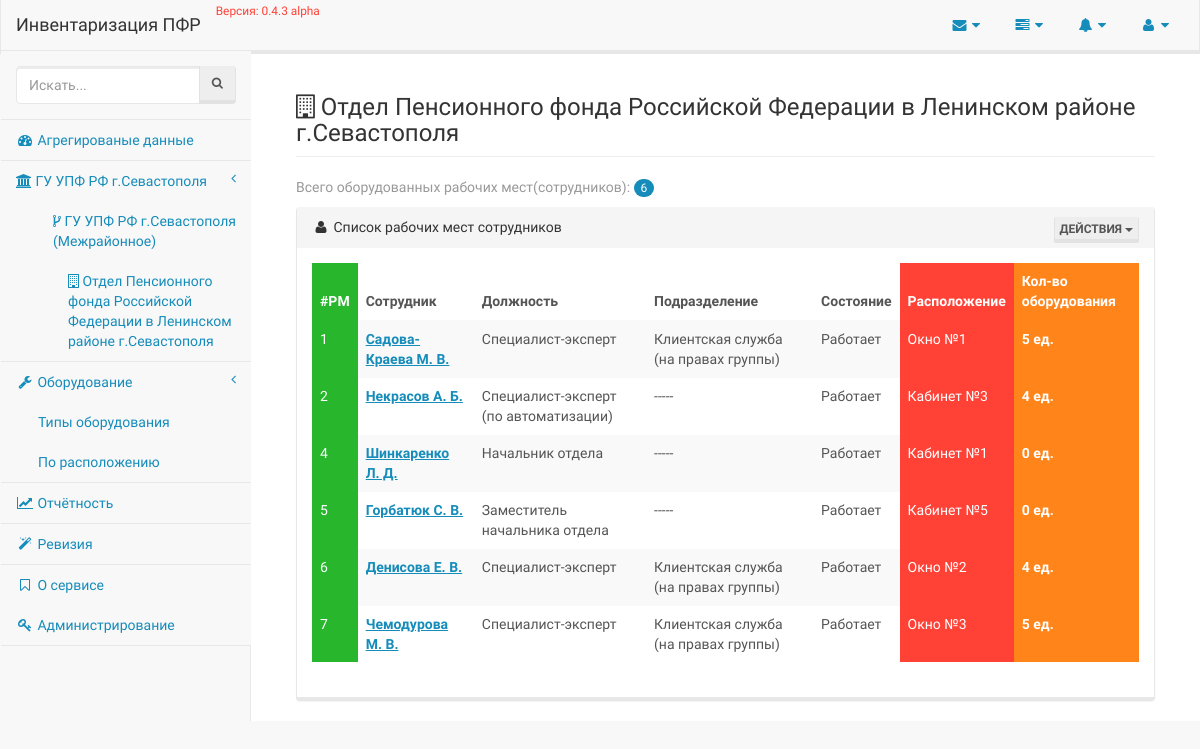
Screenshot of /enterprise/3/employees/ with the database file from the repository.
### employee/models/organisation.py (models this page shows, shortened)
class Organisation(models.Model):
    title = models.CharField(_('Наименование'), max_length=80, unique=True, db_index=True)
    short_title = models.CharField(_('Краткое наименование'), max_length=40, unique=True, null=True, blank=True)
    parent = models.ForeignKey('self', related_name='subordinates', default=0, blank=True, null=True, verbose_name='В подчинении')
    @staticmethod
    def all():
        return Organisation.objects.all()
    @staticmethod
    def get(pk):
        return Organisation.objects.get(pk=pk)
    class Meta:
        verbose_name = _('Организация')
        verbose_name_plural = _('Организации')
        app_label = 'employee'

### employee/models/employee.py (models this page shows, shortened)
class Employee(models.Model):
    STATES = [
        [True, _('Работает')],
        [False, _('Уволен')]
    ]
    POSITIONS = [
        [1, _('Специалист-эксперт')],
        [2, _('Ведущий специалист-эксперт')],
        [3, _('Главный специалист-эксперт')],
        [4, _('Старший инспектор')],
        [5, _('Специалист-эксперт (по автоматизации)')],
        [6, _('Руководитель группы')],
        [7, _('Заместитель начальника отдела')],
        [8, _('Начальник отдела')],
        [9, _('Ведущий специалист-эксперт (юрисконсульт)')],
        [10, _('Руководитель клиентской службы')],
        [11, _('Архивариус')],
    ]
    surname = models.CharField(_('Фамилия'), max_length=50, db_index=True)
    firstname = models.CharField(_('Имя'), max_length=25)
    middlename = models.CharField(_('Отчество'), max_length=25)
    organisation = models.ForeignKey(Organisation, verbose_name='Сотрудник организации')
    department = models.ForeignKey(Department, verbose_name='Подразделение', blank=True, null=True)
    phone = models.CharField(_('Телефон'), max_length=25, blank=True, null=True)
    location = models.ForeignKey(Location, verbose_name='Месторасположение', blank=True, null=True)
    updated_at = models.DateTimeField(_('Дата последнего изменения'), auto_now=True)
    created_at = models.DateTimeField(_('Дата создания'), auto_now_add=True)
    state = models.BooleanField(_('Состояние'), choices=STATES, default=True)
    position = models.IntegerField(_('Должность'), choices=POSITIONS, default=1)
    def short_full_name(self):
        return '%s %s. %s.' % (self.surname, self.firstname[:1], self.middlename[:1])
    @staticmethod
    def all():
        return Employee.objects.select_related('organisation', 'department', 'location').all()
    class Meta:
        verbose_name = _('Сотрудник')
        verbose_name_plural = _('Сотрудники')
        ordering = ['id']
        app_label = 'employee'

### employee/models/departments.py (models this page shows, shortened)
class Department(models.Model):
    title = models.CharField(_('Наименование'), max_length=100, unique=True, db_index=True)
    organisation = models.ForeignKey(Organisation, verbose_name='Подразделение относится к')
    class Meta:
        verbose_name = _('Подразделение')
        verbose_name_plural = _('Подразделения')
        app_label = 'employee'

### employee/models/location.py (models this page shows, shortened)
class Location(models.Model):
    emplacement = models.CharField(_('Расположение'), max_length=50, db_index=True, unique=True)
    organisation = models.ForeignKey(Organisation, verbose_name='Находится в организации')
    is_active = models.BooleanField(_('Активно?'), default=True)
    annotation = LocationAnnotations()
    objects = models.Manager()
    class Meta:
        verbose_name = _('Месторасположение')
        verbose_name_plural = _('Месторасположения')
        app_label = 'employee'

### employee/views.py (the view, shortened to what this page needs)
# urls.py: url(r'^(?P<pk>\d+)/employees/$', EmployeesView.as_view(), name='list'),
class EmployeesView(TemplateView):
    template_name = 'employee/list.html'
    page_title = 'Рабочие места'
    collection = None
    organisation = None
    organisation_employees = None
    def dispatch(self, request, *args, **kwargs):
        if kwargs.get('pk'):
            self.collection = Employee.all().filter(organisation=kwargs['pk'])
            self.organisation = Organisation.get(kwargs['pk'])
        else:
            self.collection = Employee.all()
            self.organisation = Organisation.get(0)
        self.organisation_employees = self.organisation.employee_set.count()
        return super(EmployeesView, self).dispatch(request, *args)
    def get(self, request, *args, **kwargs):
        if 'xls' in request.GET:
            return self._export_to_xls()
        return super(EmployeesView, self).get(request, *args, **kwargs)
    def employees(self):
        return self.collection.annotate(equipments_count=Count('equipment'))

### employee/templatetags/organisations_menu.py (called while the page is built)
@register.inclusion_tag('partials/organisations_menu.html')
def organisations_menu():
    menu = Organisation.all().filter(parent=None)
    return {'menu': menu}

### events/templatetags/events.py (called while the page is built)
@register.inclusion_tag('partials/_events.html')
def events():
    logs = LogEntry.objects.select_related('content_type').all().order_by('-action_time')[:10]
    return {'events': logs}

### inventory/__init__.py (called while the page is built)
def appname(request):
    return {'appname': __appname__}

def app_version(request):
    return {'app_version': __version__}

### employee/templates/employee/list.html (shortened to what this page needs)
{% extends 'layouts/application.html' %}
{% block content %}
    <div class="container-fluid">
        <h3 class="page-header">
            <i class="fa fa-building-o" aria-hidden="true"></i>
            {{ view.organisation.title }}
        </h3>
        <p class="text-muted">
            Всего оборудованных рабочих мест(сотрудников):
            <span class="badge">{{ view.organisation_employees }}</span>
        </p>
        {% include 'employee/partials/_list.html' %}
    </div>
{% endblock %}

### templates/partials/organisations_menu.html
{% for item in menu %}
    <li>
        <a href="{% url 'employee:list' pk=item.pk %}">
            <span class="fa fa-institution"> </span>
            {{ item.title }}
            <span class="fa arrow"></span>
        </a>
            <ul class="nav nav-third-level">
                {% for subordinate in item.subordinates.all %}
                    <li>
                        <a href="{% url 'employee:list' pk=subordinate.pk %}">
                            <span class="fa fa-code-fork"> </span>
                            {{ subordinate.title }}
                        </a>
                            <ul class="nav nav-fourth-level">
                                {% for sub in subordinate.subordinates.all %}
                                    <li>
                                        <a href="{% url 'employee:list' pk=sub.pk %}">
                                            <span class="fa fa-building-o"> </span>
                                            {{ sub.title }}
                                        </a>
                                    </li>
                                {% endfor %}
                            </ul>
                    </li>
                {% endfor %}
            </ul>
    </li>
{% endfor %}

### employee/templates/employee/partials/_list.html (shortened to what this page needs)
<div class="panel panel-default">
    <div class="panel-heading">
        <i class="fa fa-user fa-fw"></i> Список рабочих мест сотрудников
        <div class="pull-right">
            <div class="btn-group">
                <button type="button" class="btn btn-default btn-xs dropdown-toggle" data-toggle="dropdown">
                    Действия
                    <span class="caret"></span>
                </button>
            </div>
        </div>
    </div>
    <div class="panel-body">
        <div class="row">
            <div class="col-lg-12">
                <div class="table-responsive">
                    <table class="table table-hover table-striped">
                        <thead>
                            <tr>
                                <th class="success">#РМ</th>
                                <th><b>Сотрудник</b></th>
                                <th>Должность</th>
                                <th>Подразделение</th>
                                <th>Состояние</th>
                                <th class="danger">Расположение</th>
                                <th class="warning">Кол-во оборудования</th>
                            </tr>
                        </thead>
                        <tbody>
                            {% for employee in view.employees %}
                                <tr>
                                    <td class="success">
                                        {{ employee.id }}
                                    </td>
                                    <td>
                                        <a href="{% url 'employee:detail' employee_pk=employee.id %}">
                                            <b>{{ employee.short_full_name }}</b>
                                        </a>
                                    </td>
                                    <td>{{ employee.get_position_display }}</td>
                                    <td>{{ employee.department.title|default:'-----' }}</td>
                                    <td>{{ employee.get_state_display }}</td>
                                    <td class="danger">
                                        {{ employee.location.emplacement }}
                                    </td>
                                    <td class="warning">
                                        <b>{{ employee.equipments_count }} ед.</b>
                                    </td>
                                </tr>
                            {% empty %}
                                <td colspan="7">
                                    <p class="text-center text-danger">Данные будут доступны в стабильном релизе!</p>
                                </td>
                            {% endfor %}
                        </tbody>
                    </table>
                </div>
            </div>
        </div>
    </div>
</div>

### rows the page displays
Organisation: title "ГУ УПФ РФ г.Севастополя"
Organisation: title "ГУ УПФ РФ г.Севастополя (Межрайонное)"
Organisation: title "Отдел Пенсионного фонда Российской Федерации в Ленинском районе г.Севастополя", organisation "Отдел Пенсионного фонда Российской Федерации в Ленинском районе г.Севастополя"
Employee: id "1", short_full_name "Садова-Краева М. В.", position "Специалист-эксперт", department "Клиентская служба (на правах группы)", state "Работает", location.emplacement "Окно №1", equipments_count "5"
Employee: id "2", short_full_name "Некрасов А. Б.", position "Специалист-эксперт (по автоматизации)", department "-----", state "Работает", location.emplacement "Кабинет №3", equipments_count "4"
Employee: id "4", short_full_name "Шинкаренко Л. Д.", position "Начальник отдела", department "-----", state "Работает", location.emplacement "Кабинет №1", equipments_count "0"
Employee: id "5", short_full_name "Горбатюк С. В.", position "Заместитель начальника отдела", department "-----", state "Работает", location.emplacement "Кабинет №5", equipments_count "0"
Employee: id "6", short_full_name "Денисова Е. В.", position "Специалист-эксперт", department "Клиентская служба (на правах группы)", state "Работает", location.emplacement "Окно №2", equipments_count "4"
Employee: id "7", short_full_name "Чемодурова М. В.", position "Специалист-эксперт", department "Клиентская служба (на правах группы)", state "Работает", location.emplacement "Окно №3", equipments_count "5"

### other values shown
{{ appname }} "Инвентаризация ПФР"
{{ app_version }} "0.4.3 alpha"
{{ view.organisation_employees }} "6"
